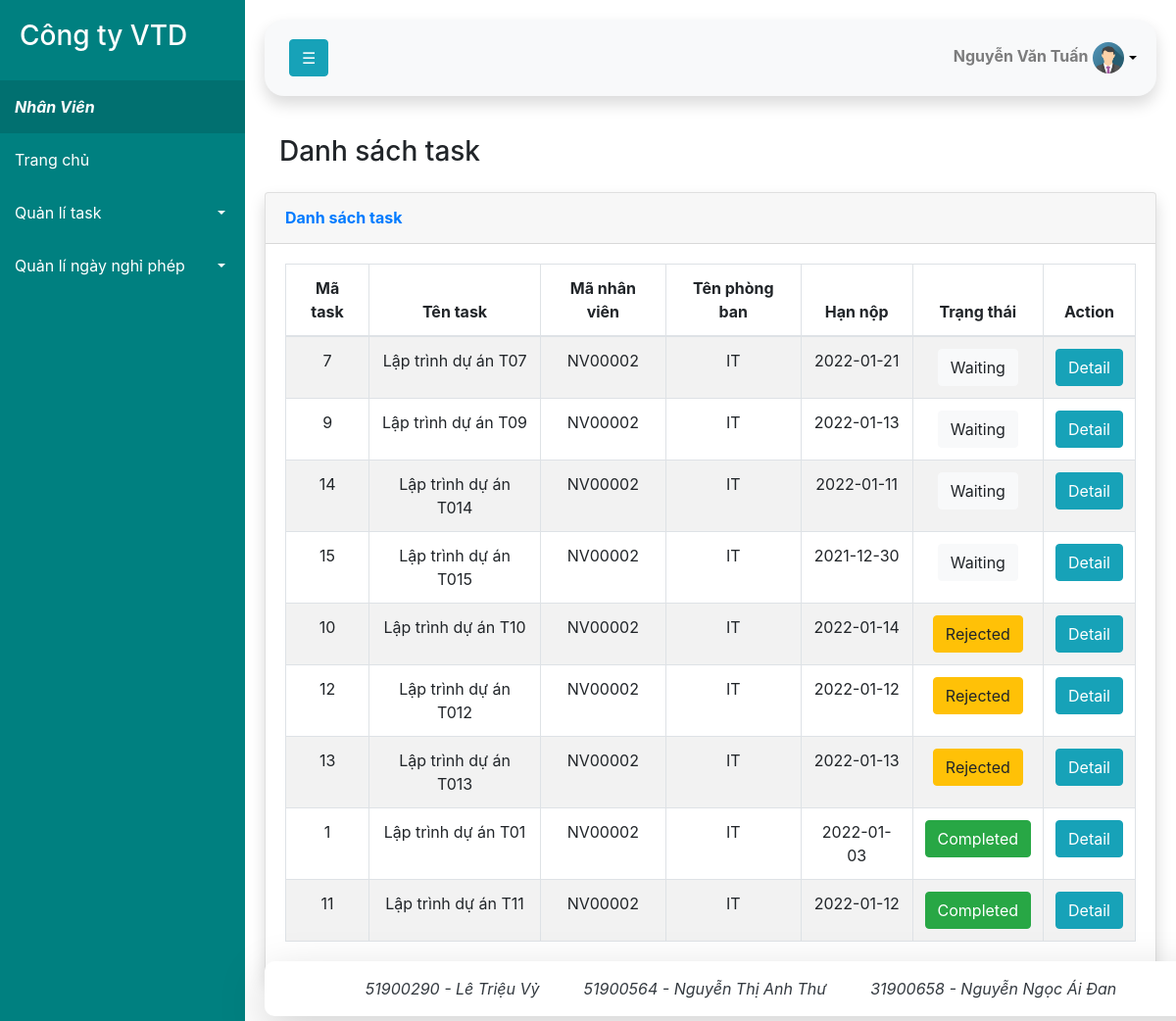
Screenshot of /quanly_task/danhsach_task.php (signed in) with the database file from the repository.
### tables this page shows
CREATE TABLE `nhanvien` (
  `manv` varchar(50) NOT NULL,
  `username` varchar(50) NOT NULL,
  `password` varchar(500) NOT NULL,
  `tennv` varchar(128) NOT NULL,
  `loainv` varchar(100) NOT NULL,
  `tenphongban` varchar(128) DEFAULT NULL,
  `avt` varchar(500) NOT NULL DEFAULT 'avatar.png',
  `songaynghi` int(11) NOT NULL
);

CREATE TABLE `task` (
  `task_id` int(11) NOT NULL,
  `tentask` varchar(500) NOT NULL,
  `nhanvien_id` varchar(50) NOT NULL,
  `tenphongban` varchar(50) NOT NULL,
  `deadline` date DEFAULT NULL,
  `file_mota` varchar(500) DEFAULT NULL,
  `file_nop` varchar(500) DEFAULT NULL,
  `file_bosung` varchar(500) DEFAULT NULL,
  `trangthai` varchar(50) NOT NULL DEFAULT 'New',
  `uutien` int(11) NOT NULL DEFAULT '1',
  `late` int(11) NOT NULL DEFAULT '0',
  `completion_level` varchar(5) DEFAULT NULL
);

### www/db.php (called while the page is built, shortened)
<?php
    function open_database()
    {
        $host = 'mysql-server';
        $user = 'root';
        $pass = 'root';
        $dbname = 'nhanvien';
        $con = mysqli_connect($host, $user, $pass, $dbname);
        return $con;
    }
    function update_loainv()
    {
        $con = open_database();
        $username=$_SESSION['username'];
        $query = "select * from `nhanvien` WHERE username = '$username'";
        $results = mysqli_query($con, $query);
        $count= mysqli_num_rows($results);
        if($count==1)
        {
            $loainv=$results->fetch_assoc()['loainv'];
        }
        return $loainv;
    }
?>

### www/quanly_task/danhsach_task.php (the view, shortened to what this page needs)
<?php
    include_once('../db.php');
    $con = open_database();
?>
<!DOCTYPE html>
<html lang="en">
<head>
	<link rel="stylesheet" href="https://maxcdn.bootstrapcdn.com/bootstrap/4.5.2/css/bootstrap.min.css">
	<link rel="stylesheet" href="/style.css">
</head>
<body>
    <div class="wrapper">
        <?php
            include('../page/sidebar.php');
        ?>
        <div id="content">
                <?php include('../page/header.php');?>
                <div class="container-fluid">
                    <div class="d-sm-flex align-items-center justify-content-between mb-4">
                        <h1 class="h3 mb-0 text-gray-800">Danh sách task</h1>
                    </div>
                </div>
                <div class="card shadow mb-4">
                        <div class="card-header py-3">
                            <h6 class="m-0 font-weight-bold text-primary">Danh sách task</h6>
                        </div>
                        <div class="card-body">
                            <div class="table-responsive">
                                <table class="table table-bordered table-striped text-center" id="dataTable" width="100%" cellspacing="0">
                                    <thead>
                                        <tr>
                                            <th>Mã task</th>
                                            <th>Tên task</th>
                                            <th>Mã nhân viên</th>
                                            <th>Tên phòng ban</th>
                                            <th>Hạn nộp</th>
                                            <th>Trạng thái</th>
                                            <th>Action</th>
                                        </tr>
                                    </thead>
                                    <tbody>
<?php
    $tenphongban = $_SESSION['tenphongban'];
    $username = $_SESSION['username'];
    if($_SESSION['loainv']=='Giám Đốc')
    {
        $query = "SELECT * FROM task ORDER BY uutien asc";
    }
    else if($_SESSION['loainv']=='Trưởng Phòng')
    {
        $query = "SELECT * FROM task where tenphongban ='$tenphongban' ORDER BY uutien asc";
    }
    else
    {
        $query = "SELECT * FROM task where tenphongban ='$tenphongban' and nhanvien_id ='$username' ORDER BY uutien asc";
    }
    $results = mysqli_query($con, $query);
    $count= mysqli_num_rows($results);
    function mau_trangthai($uutien)
    {
        if($uutien==4)
        {
            return "btn btn-light";
        }
        if($uutien==5)
        {
            return "btn btn-warning";
        }
        if($uutien==6)
        {
            return "btn btn-success";
        }
    }
        if($count!=0)
        {
                while($data = $results->fetch_assoc())
                {
                    if($_SESSION['loainv']=="Nhân Viên" && $data['trangthai']=="Canceled"){}
                    else
                    {
                        echo'
                        <tr>
                            <td>'.$data['task_id'].'</td>
                            <td>'.$data['tentask'].'</td>
                            <td>'.$data['nhanvien_id'].'</td>
                            <td>'.$data['tenphongban'].'</td>
                            <td>'.$data['deadline'].'</td>
                            <td><a class="'.mau_trangthai($data['uutien']).'" href="#">'.$data['trangthai'].'</a></td>';
                            if($_SESSION['loainv']=='Nhân Viên')
                            {
                                echo '<td><a class="btn btn-info" href="/quanly_task/task_action_nhanvien.php?task_id_detail='.$data['task_id'].'">Detail</a></td>';
                            }
                            echo '
                        </tr>';
                    }
                }
        }
        else
        {
            echo'<div class="alert alert-primary text-center" role="alert">
                Chưa có dữ liệu
            </div>';
        }
?>
                                    </tbody>
                                </table>
                            </div>
                        </div>
                </div>
                <?php include('../page/footer.php');   ?>
        </div>
    </div>
</body>
</html>

### www/page/sidebar_nhanvien.php (shortened to what this page needs)
<nav id="sidebar">
            <div class="sidebar-header">
                <h3>Công ty VTD</h3>
            </div>
            <ul class="list-unstyled components">
                <li class="nav-item active">
                    <a><i><?=$loainv?></i></a>
                </li>
                <li class="nav-item">
                <a class="nav-link" href="../index.php">
                    <span>Trang chủ</span></a>
                </li>
                <li class="nav-item">
                    <a href="#menu1" data-toggle="collapse" aria-expanded="false" class="dropdown-toggle">Quản lí task</a>
                </li>
                <li class="nav-item">
                    <a href="#menu2" data-toggle="collapse" aria-expanded="false" class="dropdown-toggle">Quản lí ngày nghỉ phép</a>
                </li>
            </ul>
        </nav>

### www/style.css (style rules this page uses)
table { margin-bottom: 150px; }
.dropdown-toggle::after { display: block; position: absolute; transform: translateY(-50%); top: 50%; color: black; right: 20px; }
a[data-toggle="collapse"] { position: relative; }
.wrapper { width:100%; align-items:stretch; display:flex; }
#sidebar { background: teal; color:white; min-width:250px; max-width:250px; transition: all 0.5s; }
#sidebar .sidebar-header { padding: 20px; font-weight: bold; color: while; }
#sidebar ul li a { color: white; text-decoration: none; transition: all 0.3s; display: block; padding: 15px; font-size:medium; }
#sidebar ul li.active>a,a[aria-expanded="true"] { color: white; background: rgb(1, 112, 112); font-weight: bold; }
#sidebar ul li .dropdown-toggle::after { display: block; position: absolute; transform: translateY(-50%); top: 50%; color: white; right: 20px; }
#content { min-height:100vh; width:100%; padding:20px; }

### rows the page displays
nhanvien: loainv "Nhân Viên"
task: task_id "7", tentask "Lập trình dự án T07", nhanvien "NV00002", tenphongban "IT", deadline "2022-01-21", trangthai "Waiting"
task: task_id "9", tentask "Lập trình dự án T09", nhanvien "NV00002", tenphongban "IT", deadline "2022-01-13", trangthai "Waiting"
task: task_id "14", tentask "Lập trình dự án T014", nhanvien "NV00002", tenphongban "IT", deadline "2022-01-11", trangthai "Waiting"
task: task_id "15", tentask "Lập trình dự án T015", nhanvien "NV00002", tenphongban "IT", deadline "2021-12-30", trangthai "Waiting"
task: task_id "10", tentask "Lập trình dự án T10", nhanvien "NV00002", tenphongban "IT", deadline "2022-01-14", trangthai "Rejected"
task: task_id "12", tentask "Lập trình dự án T012", nhanvien "NV00002", tenphongban "IT", deadline "2022-01-12", trangthai "Rejected"
task: task_id "13", tentask "Lập trình dự án T013", nhanvien "NV00002", tenphongban "IT", deadline "2022-01-13", trangthai "Rejected"
task: task_id "1", tentask "Lập trình dự án T01", nhanvien "NV00002", tenphongban "IT", deadline "2022-01-03", trangthai "Completed"
task: task_id "11", tentask "Lập trình dự án T11", nhanvien "NV00002", tenphongban "IT", deadline "2022-01-12", trangthai "Completed"

### other values shown
$ten_nv "Nguyễn Văn Tuấn"
